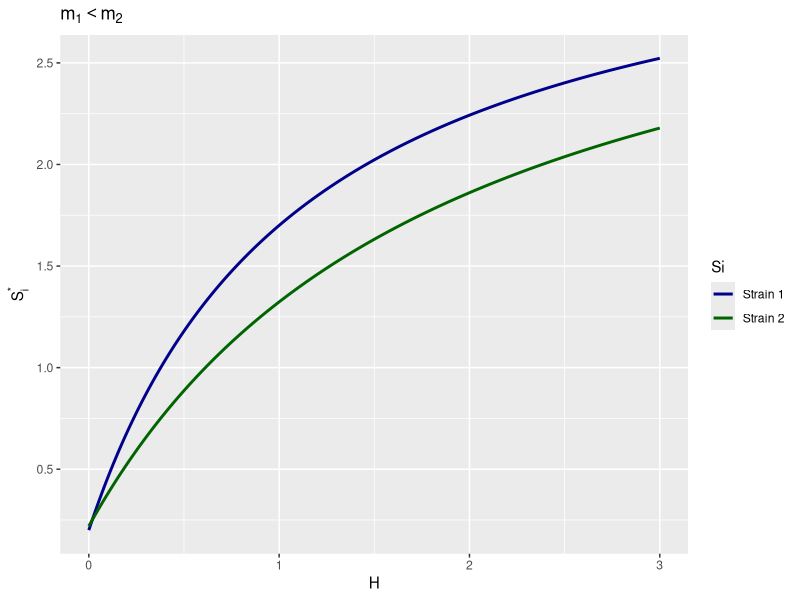

Reproduce this figure in R. (Note: this script raises an error after producing the figure.)
##H bifurcation plot
library(tidyverse)

parms = c(H = 0.0239533,
           r = 1, K = 10,
           a1 = 0.5, a2 = 0.5, psi1 = 1, psi2 = 1, e1 = 0.5, e2 = 0.5,
           b1 = 0.75, b2 = 0.45, m1 = 0.05, m2 = 0.055, e1H = 0.5, e2H = 0.5,
           o1 = 0.8, o2 = 0.8, h1 = 1, h2 = 1, c1 = 0.9, c2 = 0.9, d = 0.03, DL = 0)

###Create a parameter space with analytic way----

comp_out = expand.grid(H = seq(0, 3, by = 0.01))


comp_out <- as.data.frame(cbind(comp_out,
                                matrix(0, 
                                       nrow = dim(comp_out)[1],
                                       ###dim(data)[1] is the number of row of data; [2] is col
                                       ncol = 6))) #Number = number of state variable
names(comp_out) <- c("H", "P1H", "P2H", "P1", "P2", "S1", "S2")

comp_out[, "S2"] = with((as.list(c(comp_out, parms))), {
  S2 = ((b2 * H + m2) * (m2 + o2))/ (e2 * a2 * (m2 + o2) + e2H * psi2 * a2 * b2 * H)
  return(S2)
})

comp_out[, "S1"] = with((as.list(c(comp_out, parms))), {
  S1 = ((b1 * H + m1) * (m1 + o1))/ (e1 * a1 * (m1 + o1) + e1H * psi1 * a1 * b1 * H)
  return(S1)
})


for(i in 1:dim(comp_out)[1]){
  temp_parms = parms
  temp_parms["H"] = comp_out[i, "H"]
  
  if(comp_out[i, "S1"] > comp_out[i, "S2"]){
    comp_out[i, "P2"] = with((as.list(c(comp_out[i,], temp_parms))), {
      P2 = r * (1 - (S2/K)) * (m2 + o2) / (a2 * (m2 + o2 + psi2 * b2 * H))
      return(P2)
    })
    comp_out[i, "P2H"] = with((as.list(c(comp_out[i,], temp_parms))), {
      P2H = P2 * (b2 * H) / (m2 + o2)
      return(P2H)
    })
  }else{
    comp_out[i, "P1"] = with((as.list(c(comp_out[i,], temp_parms))), {
      P1 = r * (1 - (S1/K)) * (m1 + o1) / (a1 * (m1 + o1 + psi1 * b1 * H))
      return(P1)
    })
    comp_out[i, "P1H"] = with((as.list(c(comp_out[i,], temp_parms))), {
      P1H = P1 * (b1 * H) / (m1 + o1)
      return(P1H)
    })
  }
}


comp_out$Outcome <- 
  ifelse(comp_out[, "S1"] < comp_out[, "S2"], "P1+H", 
         ifelse(comp_out[, "S1"] > comp_out[, "S2"], "P2+H", "Coexist"))

comp_out

comp_out %>%
  select(c(S1, S2, H)) %>%
  pivot_longer(names_to = "Si", values_to = "Abundance", -c(H)) %>%

ggplot(comp_out, mapping = aes(x = H, y = Abundance, color = Si)) +
  geom_line(lwd = 1)+
  labs(title = expression(m[1] < m[2]), x = "H", y = expression(S[i]^{"*"}), color = "Si")+
  scale_y_continuous() +
  scale_x_continuous() +
  scale_colour_manual(labels = 
                        c("P1" = expression(P[1]), "P1H" = expression(P[1/H]),
                          "P2" = expression(P[2]), "P2H" = expression(P[2/H]),
                          "S1" = "Strain 1", "S2" = "Strain 2", "H" = "Hyper"),
                      values = c("P1" = "#BCAAA4", "P1H" = "#82491E",
                                 "P2" = "#B0BEC5", "P2H" = "#546E7A", 
                                 "S1" = "darkblue", "S2" = "darkgreen", "H" = "red"))
  
  #theme(axis.title.y.right = element_text(angle = 90))

####dPi_dt and S*-------

S1 =
  with(parms, {
    ((b1 * H + m1) * (m1 + o1))/ (e1 * a1 * (m1 + o1) + e1H * psi1 * a1 * b1 * H)
  })

S2 = 
  with(parms, {
    ((b2 * H + m2) * (m2 + o2))/ (e2 * a2 * (m2 + o2) + e2H * psi2 * a2 * b2 * H)
  })

P1 = 
  with(parms, {
    r * (1 - (S1/K)) * (m1 + o1) / (a1 * (m1 + o1 + psi1 * b1 * H))
  })

P1H = 
  with(parms, {
    P1 * (b1 * H) / (m1 + o1)
  })


P2 = 
  with(parms, {
    r * (1 - (S2/K)) * (m2 + o2) / (a2 * (m2 + o2 + psi2 * b2 * H))
  })

P2H =
  with(parms, {
    P2 * (b2 * H) / (m2 + o2)
  })
